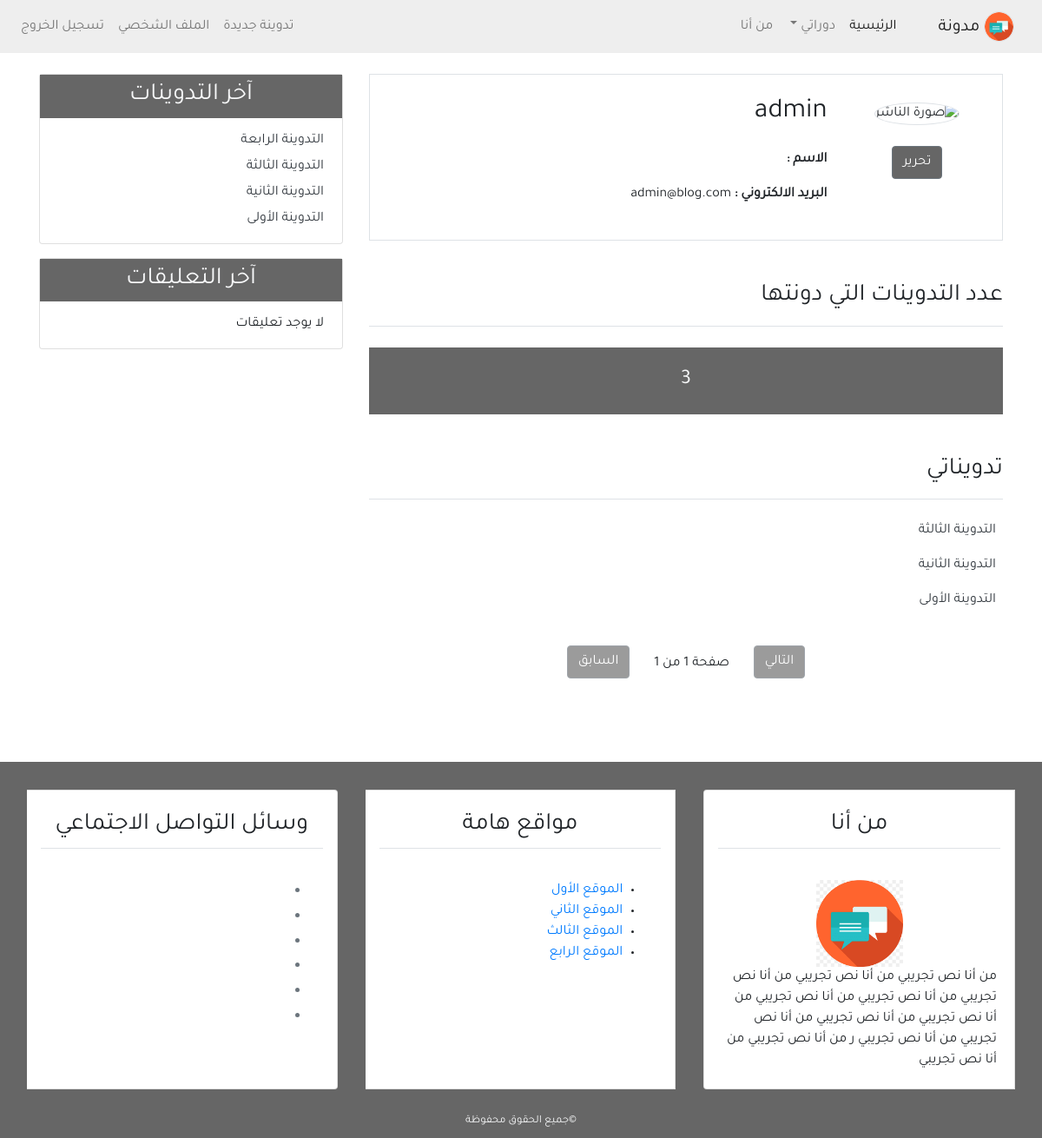
The app's page /profile/ (signed in), older data.
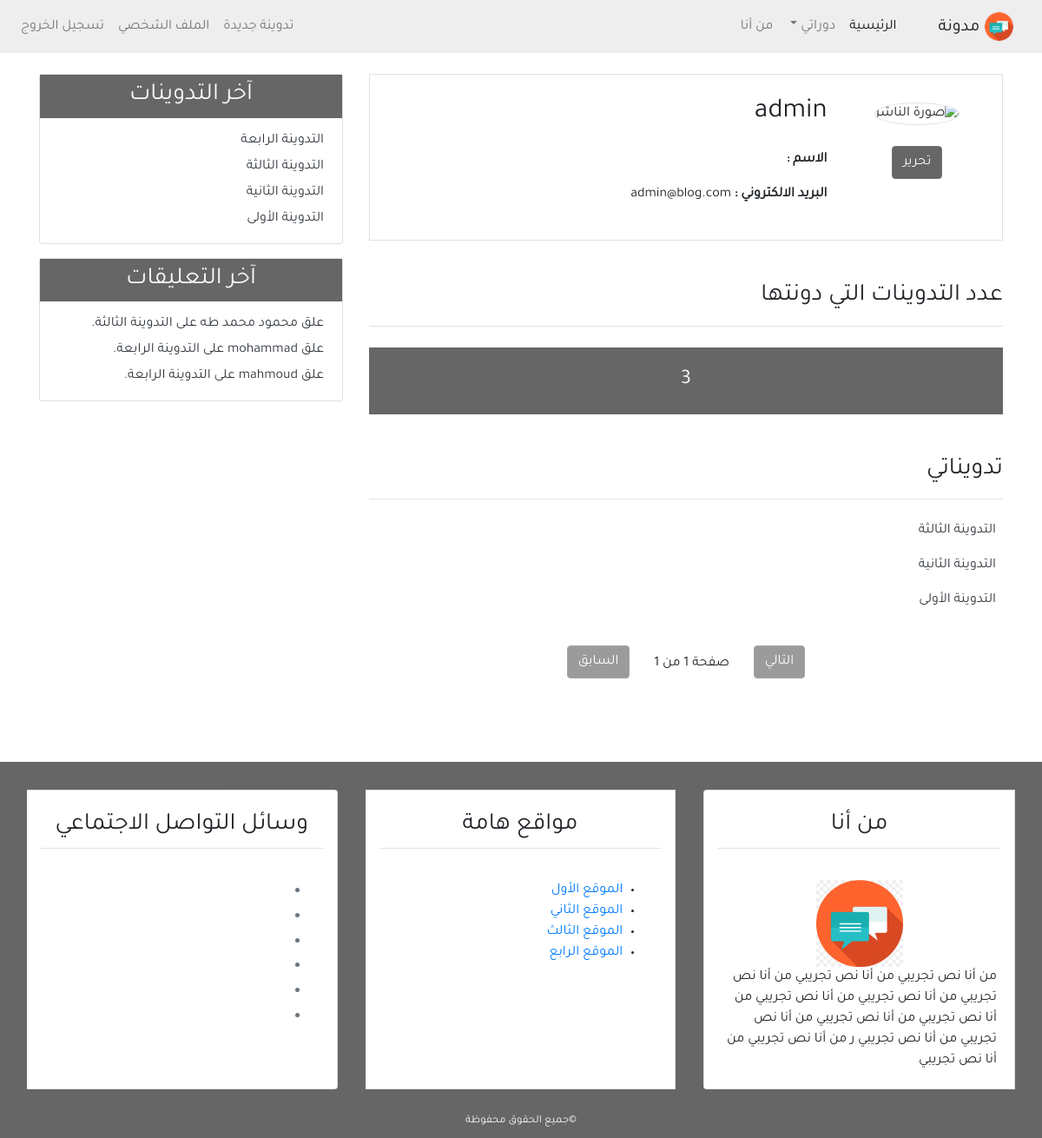
The same page, newer data.
### blog/models.py (models this page shows, shortened)
class Post(models.Model):
    title = models.CharField(max_length=100)
    content = models.TextField()
    post_date = models.DateTimeField(default=timezone.now)
    post_updated = models.DateTimeField(auto_now=True)
    author = models.ForeignKey(User, on_delete=models.CASCADE, related_name='author')
    def __str__(self):
        return self.title
    class Meta:
        ordering = ('-post_date',)
        verbose_name = ("Post")
        verbose_name_plural = ("Posts")

class Comment(models.Model):
    name = models.CharField(max_length=50, verbose_name="الاسم")
    email = models.EmailField(verbose_name='البريد الالكتروني')
    body = models.TextField(verbose_name='التعليق')
    comment_date = models.DateTimeField(auto_now_add=True)
    active = models.BooleanField(default=False)
    post = models.ForeignKey(Post, on_delete=models.CASCADE, related_name="comments")
    class Meta:
        ordering = ('-comment_date',)
        verbose_name = ("Comment")
        verbose_name_plural = ("Comments")
    def __str__(self):
        return 'علق {} على {}.' .format(self.name, self.post)

### user/views.py (the view)
# urls.py: path('profile/', views.profile, name='profile'),
@login_required(login_url='user:login')
def profile(request):
    posts = Post.objects.filter(author=request.user)
    post_list = Post.objects.filter(author=request.user)
    paginator = Paginator(post_list, 5)
    page = request.GET.get('page')
    try:
        post_list = paginator.page(page)
    except PageNotAnInteger:
        post_list = paginator.page(1)
    except EmptyPage:
        post_list = paginator.page(paginator.num_page)
    context = {
        'title': 'الملف الشخصي',
        'posts': posts,
        'page' : page,
        'post_list': post_list,
    }
    return render(request, 'user/profile.html',context)

### blog/templatetags/post_tag.py (called while the page is built)
@register.inclusion_tag('blog/latest_posts.html')
def latest_posts():
    l_posts = Post.objects.all()[0:5]
    context = {
        'l_posts': l_posts,
    }
    return context

@register.inclusion_tag('blog/latest_comments.html')
def latest_comments():
    l_comments = Comment.objects.filter(active=True)[0:5]
    context = {
        'l_comments': l_comments,
    }
    return context

### user/templates/user/profile.html (shortened to what this page needs)
{% extends 'blog/base.html' %}
{% load static %}
{% block content %}
<div class="border p-4 mb-5">
    <div class="row">
        <div class="col-md-3 text-center">
             <img class="img-fluid rounded-circle border m-2" style="width: 120px; height: 120px;" src="{{user.profile.image.url}}" alt.url}}" alt="صورة الناشر" />
             <div class="mt-3">
             <a class="btn btn-secondary bg-secondary" href="{% url 'user:profile_update' %}">  تحرير</a>
            </div>
        </div>
        <div class="col-md-9">
            <h2 class="mb-4">{{user.username}}</h2>
            <p class="font-weight-bold">الاسم : </p>
            <p class="font-weight-bold">البريد الالكتروني : <span class="font-weight-normal">{{user.email}}</span></p>
        </div>
    </div>
</div>
<div class="row mb-5">
    <div class="col-md">
        <h3 class="border-bottom pb-3 mb-4">عدد التدوينات التي دونتها</h3>
        <h4 class="text-center bg-secondary p-4 text-light">{{posts.count}}</h4>
        <h3 class="border-bottom mb-4 mt-5 pb-3">تدويناتي</h3>
        {% for post in post_list %}
        <ul class="pr-2">
            <a class="text-dark" href="{% url 'blog:detail' post.id %}">{{ post.title }}</a>
        </ul>
        {% empty %}
        <h4 class="text-center mb-5">لا توجد تدوينات حتى الأن</h3>
        {% endfor %}
        {% include 'blog/pagination.html' with page=post_list%}
    </div>
</div>
{% endblock content %}

### blog/templates/blog/latest_posts.html
<ul class="list-group-flush latest-post">
    {% for post in l_posts %}
        <a href="{% url 'blog:detail' post.id %}" class="text-dark">
            <li class="list-group-item latest-post-item">
                {{ post.title }}</li>
        </a>
    {% endfor %}
</ul>

### blog/templates/blog/latest_comments.html
<ul class="list-group-flush latest-comment">
    {% for comment in l_comments %}
        <a href="{% url 'blog:detail' comment.post.id %}" class="text-dark">
            <li class="list-group-item latest-comment-item">
                {{ comment }}</li>
        </a>
        {% empty %}
        <li class="list-group-item latest-comment-item">لا يوجد تعليقات</li>
    {% endfor %}
</ul>

Row changes from the older to the newer data that the page shows:
added Comment: name+post "علق محمود محمد طه على التدوينة الثالثة."
added Comment: name+post "علق mohammad على التدوينة الرابعة."
added Comment: name+post "علق mahmoud على التدوينة الرابعة."
Text that changed along with them:
text no longer shown: "لا يوجد تعليقات"
